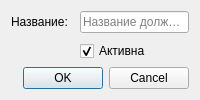
<?xml version="1.0" encoding="UTF-8"?>
<ui version="4.0">
 <class>PositionEditDialog</class>
 <widget class="QDialog" name="PositionEditDialog">
  <property name="minimumWidth">
   <number>320</number>
  </property>
  <property name="windowTitle">
   <string>Должность</string>
  </property>
  <layout class="QVBoxLayout" name="mainLayout">
   <item>
    <layout class="QFormLayout" name="formLayout">
     <property name="verticalSpacing"><number>8</number></property>
     <property name="horizontalSpacing"><number>12</number></property>
     <property name="fieldGrowthPolicy"><enum>QFormLayout::ExpandingFieldsGrow</enum></property>
     <property name="labelAlignment"><set>Qt::AlignRight|Qt::AlignVCenter</set></property>
     <item row="0" column="0">
      <widget class="QLabel" name="nameLabel">
       <property name="text">
        <string>Название:</string>
       </property>
      </widget>
     </item>
     <item row="0" column="1">
      <widget class="QLineEdit" name="nameEdit">
       <property name="placeholderText">
        <string>Название должности</string>
       </property>
      </widget>
     </item>
     <item row="1" column="0">
      <widget class="QLabel" name="activeLabel"/>
     </item>
     <item row="1" column="1">
      <widget class="QCheckBox" name="activeCheckBox">
       <property name="text">
        <string>Активна</string>
       </property>
       <property name="checked">
        <bool>true</bool>
       </property>
      </widget>
     </item>
    </layout>
   </item>
   <item>
    <widget class="QDialogButtonBox" name="buttonBox">
     <property name="standardButtons">
      <set>QDialogButtonBox::Cancel|QDialogButtonBox::Ok</set>
     </property>
    </widget>
   </item>
  </layout>
 </widget>
 <resources/>
 <connections/>
</ui>
